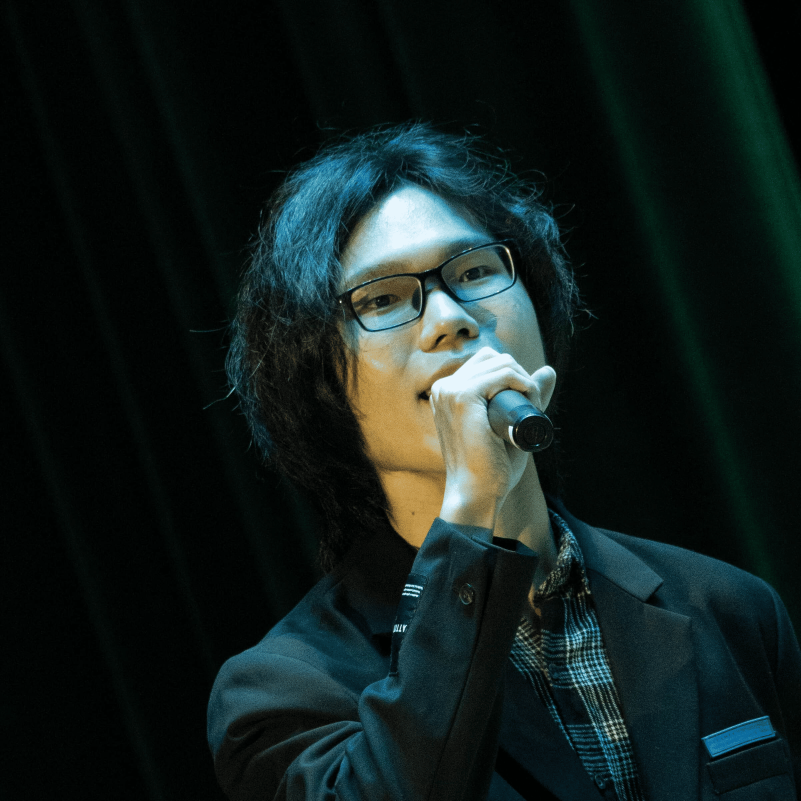
#> input picture images/profile.png, 2403 x 2403 px, found by its file name (shown at 1/3 size)
$ python resizer.py   (older library calls are emulated)
#> lines starting #> are read from the running program, lines starting #| are printed output that depends on the picture
from PIL import Image

def compress_and_resize_image(input_path, output_path, quality=20, new_width=None, new_height=None):
    # Open an image file
#> called with input_path = 'images\\profile.png', output_path = 'images\\photo.jpg', quality = 20, new_width = 380, new_height = 380
    with Image.open(input_path) as img:
        # Convert the image to RGB if it's in a different mode
#> img is the input picture: PIL image 2403x2403 P; mean R, G, B 19, 30.4, 28.6
        if img.mode != 'RGB':
            img = img.convert('RGB')

        # Resize the image if new dimensions are provided
        if new_width and new_height:
            img = img.resize((new_width, new_height), Image.ANTIALIAS)
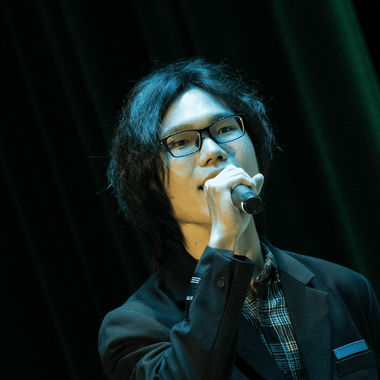
#> img: PIL image 380x380 RGB; mean R, G, B 19, 30.4, 28.6

        # Compress the image by adjusting the quality
        img.save(output_path, "JPEG", quality=quality)

# Usage example
compress_and_resize_image('images\profile.png', 'images\photo.jpg', quality=20, new_width=380, new_height=380)

$ run again, with images/3953273590_704e3899d5_m.jpg saved as images/profile.png
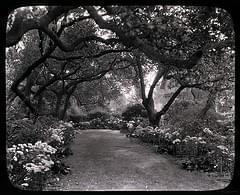
#> input picture images/3953273590_704e3899d5_m.jpg, 240 x 195 px, found by its file name
#> in compress_and_resize_image, img is the input picture: PIL image 240x195 RGB; mean R, G, B 66.9, 65, 65.2
#> in compress_and_resize_image, `img = img.resize((new_width, new_height), Image.ANTIALIAS)`:
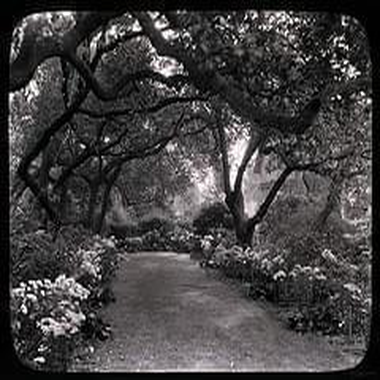
#> img: PIL image 380x380 RGB; mean R, G, B 67, 65, 65.3
